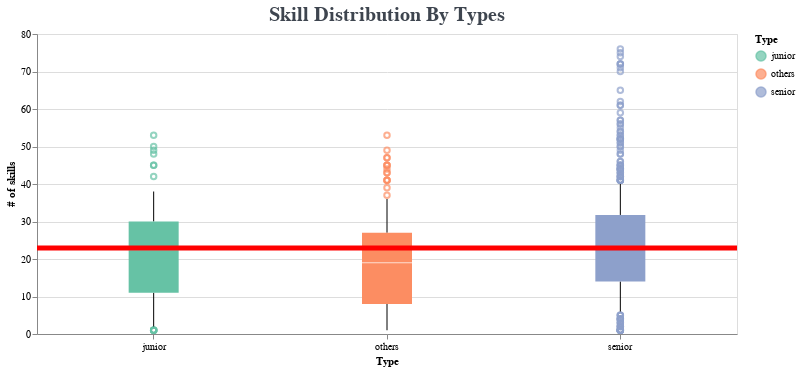

This figure's notebook cell:
### Code cell
title_str="Skill Distribution By Types"
main_chart=alt.Chart(df_id).mark_boxplot(size=50, extent=0.5).encode(
        y=alt.Y('cnt:Q', title='# of skills'),
        x=alt.X('type:O',title='Type',axis=alt.Axis( 
                                   labelAngle=0, 
                                   labelOverlap=False)),
        color=alt.Color('type', scale=alt.Scale(scheme='set2'),title='Type'),
    ).properties(height=b_height, width=b_width,
            title = alt.TitleParams(text = title_str,
                                                align='center',
                                                font = 'Ubuntu Mono', 
                                                fontSize = 20, 
                                                color = '#3E454F'
                                                )
        )
median_line = alt.Chart(df_id).mark_rule(color='red').encode(
    y=alt.Y('mean(cnt):Q', title='# of skills'),
    size=alt.value(5)
)
main_chart+median_line

### Figure 1 — Vega-Lite specification as saved in the notebook (floating-point values rounded to 4 significant figures; data arrays with more than 128 entries replaced by an {"elided": "..."} marker saying what was removed)
{"config": {"view": {"continuousWidth": 400, "continuousHeight": 300}}, "layer": [{"mark": {"type": "boxplot", "extent": 0.5, "size": 50}, "encoding": {"color": {"type": "nominal", "field": "type", "scale": {"scheme": "set2"}, "title": "Type"}, "x": {"type": "ordinal", "axis": {"labelAngle": 0, "labelOverlap": false}, "field": "type", "title": "Type"}, "y": {"type": "quantitative", "field": "cnt", "title": "# of skills"}}, "height": 300, "title": {"text": "Skill Distribution By Types", "align": "center", "color": "#3E454F", "font": "Ubuntu Mono", "fontSize": 20}, "width": 700}, {"mark": {"type": "rule", "color": "red"}, "encoding": {"size": {"value": 5}, "y": {"type": "quantitative", "aggregate": "mean", "field": "cnt", "title": "# of skills"}}}], "data": {"name": "data-8aaf2dab2deb4b162396e696e589b4b8"}, "$schema": "https://vega.github.io/schema/vega-lite/v4.8.1.json", "datasets": {"data-8aaf2dab2deb4b162396e696e589b4b8": {"elided": "730 records"}}}
